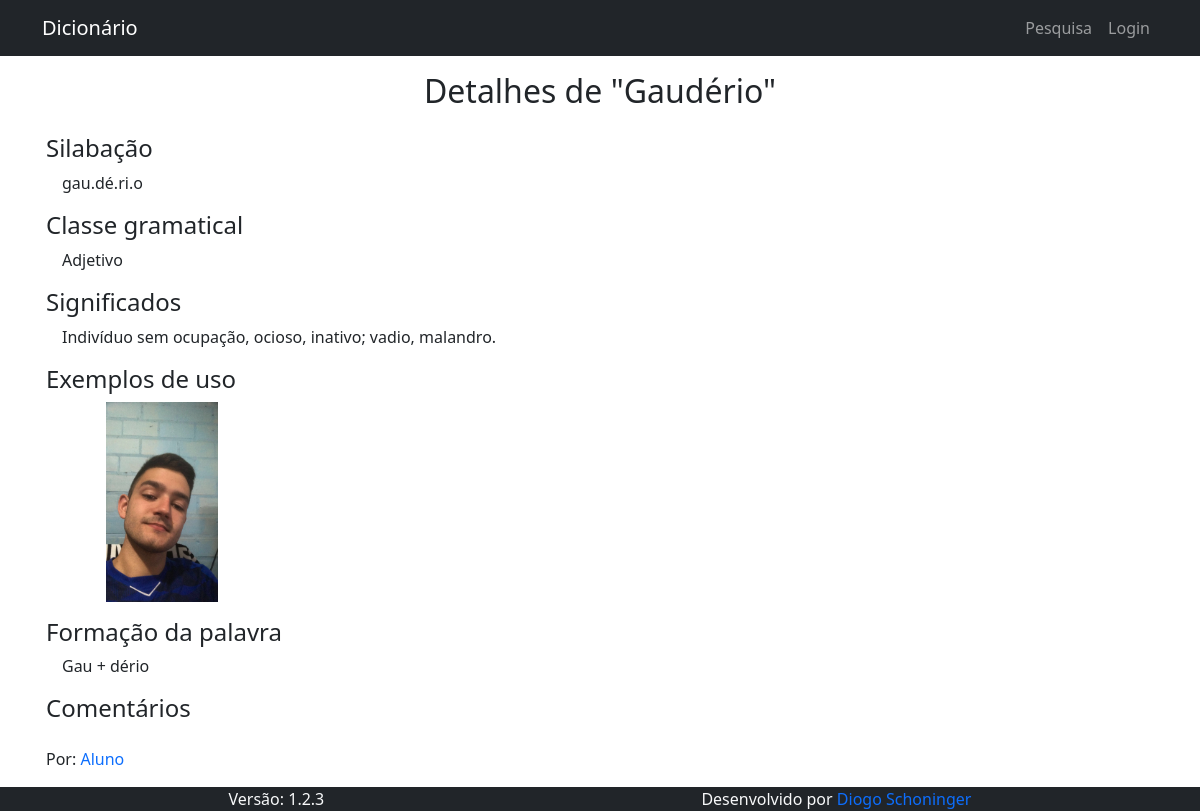
Page /pages/contribuicoes/detalhes_contribuicao.php?id_contribuicao=2 on the earlier database version.
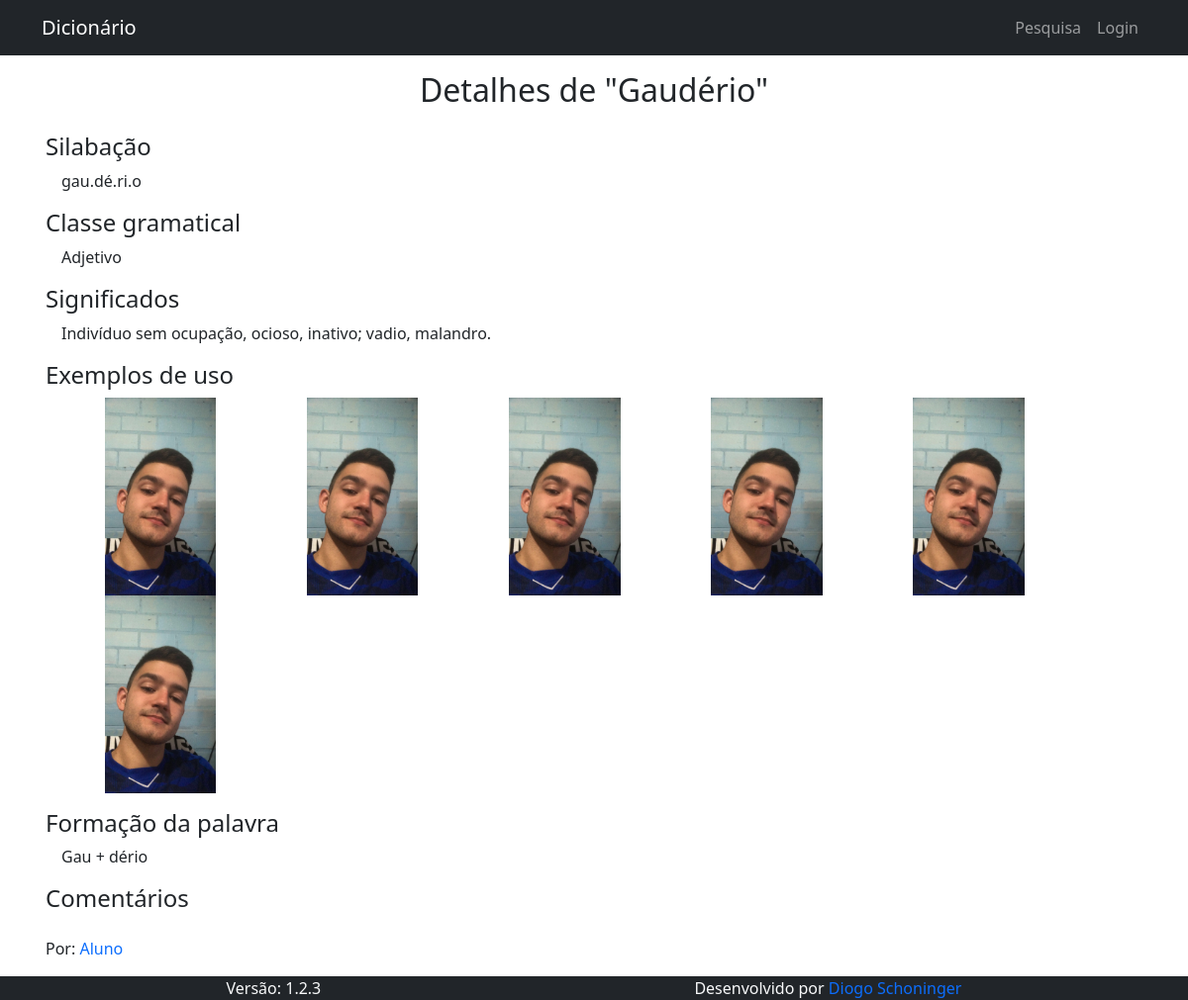
Same page on the later database version.
### tables this page shows
CREATE TABLE IF NOT EXISTS `contribuicao` (
  `id_contribuicao` int(11) NOT NULL AUTO_INCREMENT,
  `contribuicao` text NOT NULL,
  `silabacao` text NOT NULL,
  `classe_gramatical` text NOT NULL,
  `significados` text NOT NULL,
  `formacao` text NOT NULL,
  `comentarios` text DEFAULT NULL,
  `id_autor` int(11) NOT NULL,
  `exemplos` text NOT NULL,
  `situacao` text NOT NULL,
  `comentarios_avaliador` text NOT NULL,
  PRIMARY KEY (`id_contribuicao`)
);

CREATE TABLE IF NOT EXISTS `usuario` (
  `id_usuario` int(11) NOT NULL AUTO_INCREMENT,
  `nome_usuario` text NOT NULL,
  `email` varchar(128) NOT NULL,
  `cpf` varchar(11) NOT NULL,
  `data_nasc` date NOT NULL,
  `senha` text NOT NULL,
  `nivel` int(1) NOT NULL,
  `primeiro_acesso` int(1) NOT NULL DEFAULT 1,
  `id_responsavel` int(1) NOT NULL,
  `foto` text DEFAULT NULL,
  PRIMARY KEY (`id_usuario`),
  UNIQUE KEY `email` (`email`),
  UNIQUE KEY `cpf` (`cpf`)
);

### config.php (called while the page is built, shortened)
<?php
  $url_atual = $_SERVER["REQUEST_URI"];
?>

### pages/contribuicoes/detalhes_contribuicao.php (the view, shortened to what this page needs)
<?php
  require_once "../../config.php";
  require_once TEMPLATE_HEADER
?>
<?php
  $conn = open_db();
  $id_contribuicao = mysqli_real_escape_string( $conn, $_GET["id_contribuicao"] );
  $result = $conn->query("SELECT contribuicao, silabacao, classe_gramatical, significados, exemplos, formacao, comentarios, id_autor FROM contribuicao WHERE id_contribuicao = $id_contribuicao");
  if (!$result) {
    echo $conn->errno . "<br>";
    echo $conn->error;
  } else if ($result->num_rows !== 1){
    header("Location: " . BASE_URL);
    exit();
  } else {
    $contribuicao = $result->fetch_object();
  }
?>
<h1 class="fs-2 text-center">Detalhes de "<?php echo $contribuicao->contribuicao ?>"</h1>
<div class="container">
  <div class="row mb-3">
    <h2 class="fs-4 mb-2">Silabação</h2>
    <span class="ms-3"><?php echo $contribuicao->silabacao ?></span>
  </div>
  <div class="row mb-3">
    <h2 class="fs-4 mb-2">Classe gramatical</h2>
    <span class="ms-3"><?php echo $contribuicao->classe_gramatical ?></span>
  </div>
  <div class="row mb-3">
    <h2 class="fs-4 mb-2">Significados</h2>
    <span class="ms-3"><?php echo $contribuicao->significados ?></span>
  </div>
  <div class="row mb-3">
    <h2 class="fs-4 mb-2">Exemplos de uso</h2>
    <div class="ms-3" style="max-width: 100vw">
      <?php
        $exemplos = explode(" ", $contribuicao->exemplos);
        for ($i = 0; $i < count($exemplos); $i++) :
      ?>
        <img src="<?php echo BASE_URL . $exemplos[$i] ?>" style="width: 200px; height: 200px; object-fit: contain; cursor: pointer" data-bs-toggle="modal" data-bs-target="#exampleModal<?php echo $i ?>">
      <?php endfor ?>
    </div>
  </div>
  <div class="row mb-3">
    <h2 class="fs-4 mb-2">Formação da palavra</h2>
    <span class="ms-3"><?php echo $contribuicao->formacao ?></span>
  </div>
  <div class="row mb-3">
    <h2 class="fs-4 mb-2">Comentários</h2>
  </div>
  <?php
    $conn = open_db();
    $result = $conn->query( "SELECT nome_usuario FROM usuario WHERE id_usuario = $contribuicao->id_autor" );
    $autor = $result->fetch_object();
  ?>
  <div class="row">
    <span>Por: <a href="<?php echo BASE_URL ?>pages/user/perfil.php?id_usuario=<?php echo $contribuicao->id_autor ?>" class="nav-link d-inline px-0"><?php echo $autor->nome_usuario ?></a></span>
  </div>
</div>
<?php require_once TEMPLATE_FOOTER ?>

### src/templates/header.php (shortened to what this page needs)
<!DOCTYPE html>
<html lang="pt-br" class="h-100">
<head>
  <link href="https://cdn.jsdelivr.net/npm/bootstrap@5.1.3/dist/css/bootstrap.min.css" rel="stylesheet">
</head>
<body class="d-flex flex-column h-100">
  <div class="navbar navbar-expand-lg navbar-dark bg-dark sticky-top">
    <div class="container">
      <a href="<?php echo BASE_URL ?>" class="navbar-brand">Dicionário</a>
      <div class="collapse navbar-collapse" id="navbarSupportedContent">
        <nav class="navbar-nav ms-auto">
          <a href="<?php echo BASE_URL ?>" class="nav-item nav-link <?php if ($url_atual == BASE_URL || $url_atual == (BASE_URL . "index.php")) echo "active" ?>"></i>Pesquisa</a>
          <?php if ( isset( $_SESSION["id_usuario"] ) ) : ?>
            <div class="nav-item dropdown">
              <a href="<?php echo BASE_URL ?>" class="nav-link dropdown-toggle p-1 gap-2 d-inline-flex align-items-center" id="dropdownUserSidebar" data-bs-toggle="dropdown" aria-expanded="false">
                <img src="<?php echo BASE_URL; echo $_SESSION["foto"] ?? IMG_DEFAULT ?>" style="width: 32px; height: 32px; object-fit: cover" class="rounded-circle"/>
                <?php
                  $nome_usuario = explode(" ", $_SESSION["nome_usuario"]);
                  $last_name = count($nome_usuario);
                ?>
                <span class="line-height-auto"><?php echo $nome_usuario[0] . " " . $nome_usuario[$last_name -1] ?></span>
              </a>
              <ul class="dropdown-menu dropdown-menu-dark text-small shadow" aria-labelledby="dropdownUserSidebar">
                <li><a class="dropdown-item" href="<?php echo BASE_URL ?>pages/user/perfil.php">Perfil</a></li>
                <li><hr class="dropdown-divider"></li>
                <li><a class="dropdown-item" href="<?php echo BASE_URL ?>pages/session/logout.php">Sair</a></li>
              </ul>
            </div>
          <?php else : ?>
            <a href="<?php echo BASE_URL ?>pages/session/login.php" class="nav-item nav-link <?php if ($url_atual == (BASE_URL . "pages/session/login.php")) echo "active" ?>">Login</a>
          <?php endif ?>
        </nav>
      </div>
    </div>
  </div>
  <div class="container p-3">
    <div class="row g-0 gap-3">

### src/templates/footer.php (shortened to what this page needs)
    </div>
  </div>
  <div class="navbar navbar-dark bg-dark mt-auto p-0">
    <div class="container text-light d-flex justify-content-between gap-1">
      <div class="mx-auto">Versão: <?php echo VERSION ?></div>
      <div class="mx-auto">Desenvolvido por <a href="https://github.com/diogoschoninger" class="nav-link d-inline p-0" target="_blank">Diogo Schoninger</a></div>
    </div>
  </div>
</body>
</html>

Differences in the rows shown:
changed contribuicao "Gaudério": exemplos "/src/img/contribuicoes/1c5ccda39f66802a602acccf074a4fc0.jpg" → "src/img/contribuicoes/4bae9553e74bab53d721b0ed4a8e4bd1.jpg src/img/contribuicoes/2605c6626a6cfdff9701e9b5d51f9e60.jpg src/img/contribuicoes/a57f996c1fc1619b226ec73dfc3c32ca.jpg src/img/contribuicoes/8eb7b48f2b6fac6ed668c3aa0b918a61.jpg src/img/contribuicoes/c45ca86b580f11b45585ec74b3a889a3.jpg src/img/contribuicoes/a2fb0f5b7d72a1c4c4455e755ef85756.jpg" (drawn); exemplos: picture added
